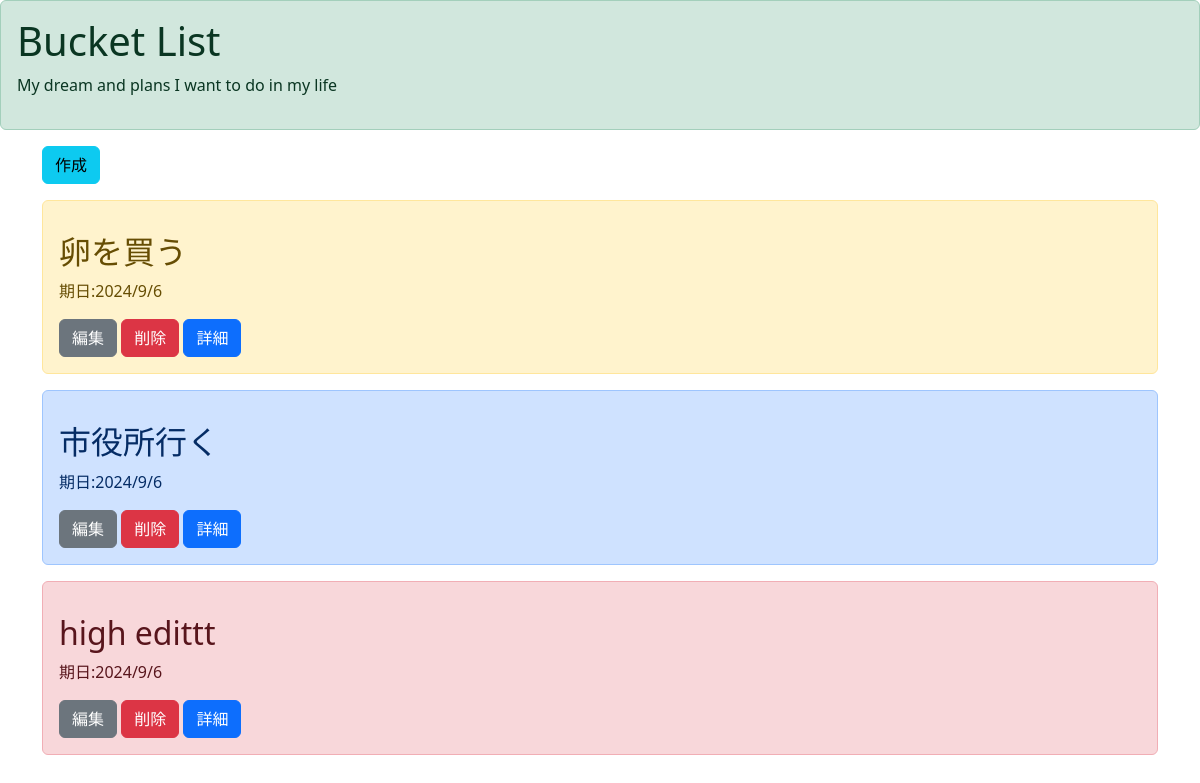
Before: / with the older database file.
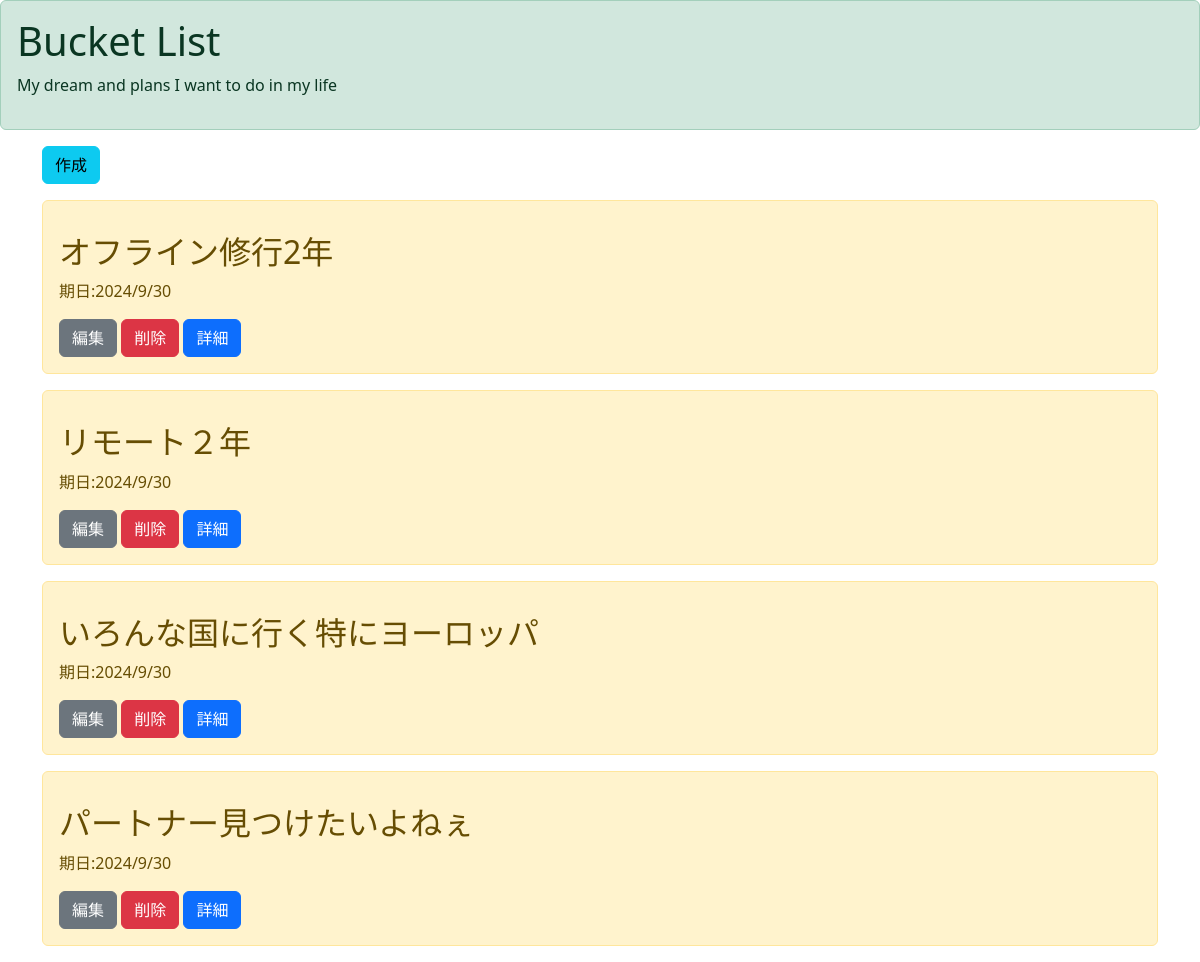
After: the same page with the newer database file.
### todo/models.py (models this page shows, shortened)
class TodoModel(models.Model):
    title = models.CharField(max_length=100)
    memo = models.TextField()
    priority = models.CharField(max_length=50, choices = CHOICE)
    duedate = models.DateField()

### todo/views.py (the view)
# urls.py: path('',           ToDoList.as_view(),   name='list'),
class ToDoList(ListView):
    template_name = 'list.html'
    model = TodoModel

### templates/list.html
{% extends 'base.html' %}
{% block header %}
<div class="alert alert-success" role="alert">
    <h1>Bucket List</h1>
    <p>My dream and plans I want to do in my life</p>
</div>
{% endblock header %}
{% block content %}
    <div class='container'>
        <a href="{% url 'create' %}" class="btn btn-info mb-3" tabindex="-1" role="button" aria-disabled="true">作成</a>
    {% for item in object_list %}
    <div class="alert alert-{{ item.priority }}" role="alert">
       <P> <h2> {{ item.title }} </h2> 期日:{{ item.duedate| date:"o/n/j"}} </p>
        <a href="{% url 'update' item.pk %}" class="btn btn-secondary" tabindex="-1" role="button" aria-disabled="true">編集</a>
        <a href="{% url 'delete' item.pk %}" class="btn btn-danger" tabindex="-1" role="button" aria-disabled="true">削除</a>
        <a href="{% url 'detail' item.pk %}" class="btn btn-primary" tabindex="-1" role="button" aria-disabled="true">詳細</a>
    </div>
    {% endfor %}
</div>
{% endblock content %}

### templates/base.html (shortened to what this page needs)
<!doctype html>
<html lang="en">
  <head>
    <link href="https://cdn.jsdelivr.net/npm/bootstrap@5.3.0/dist/css/bootstrap.min.css" rel="stylesheet">
  </head>
  <body>
    {% block header %}
    {% endblock header %}
    {% block content %}
    {% endblock content %}
  </body>
</html>

Changed rows visible on the page:
removed TodoModel: title "卵を買う", duedate "2024/9/6"
removed TodoModel: title "市役所行く", duedate "2024/9/6", priority "primary" (drawn)
removed TodoModel: title "high edittt", duedate "2024/9/6", priority "danger" (drawn)
added TodoModel: title "オフライン修行2年", duedate "2024/9/30"
added TodoModel: title "リモート２年", duedate "2024/9/30"
added TodoModel: title "いろんな国に行く特にヨーロッパ", duedate "2024/9/30"
added TodoModel: title "パートナー見つけたいよねぇ", duedate "2024/9/30"
